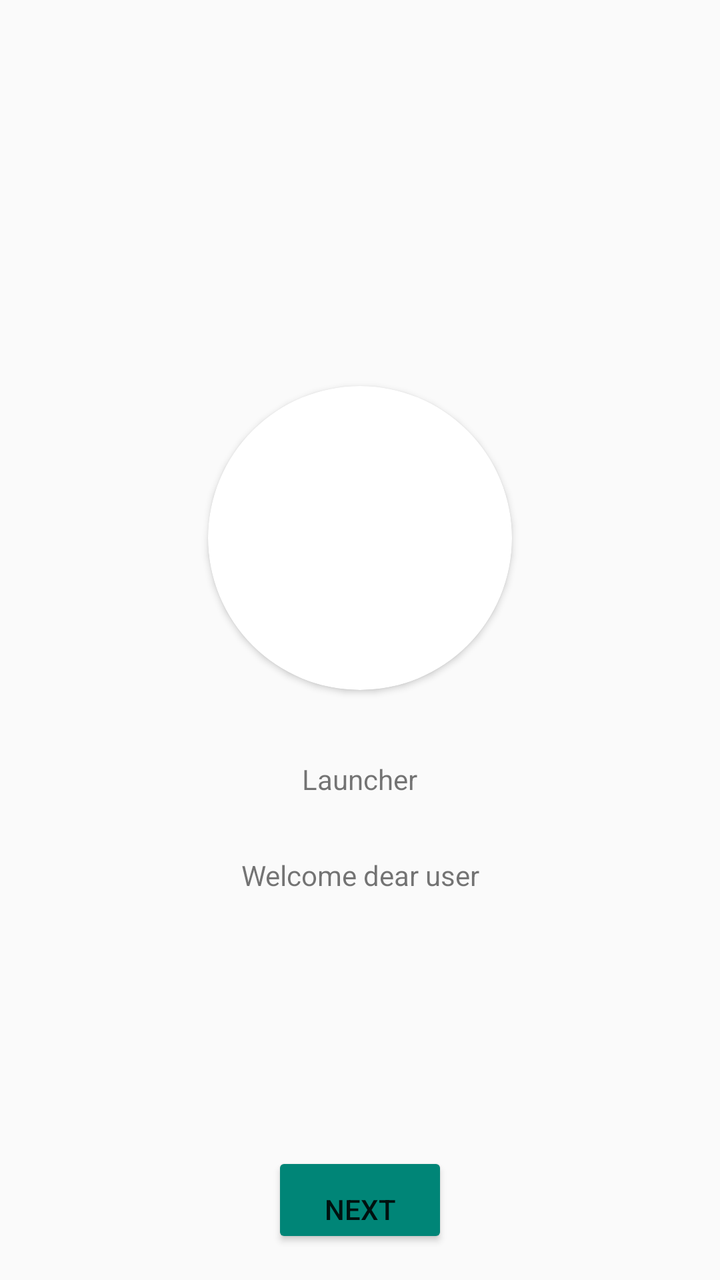
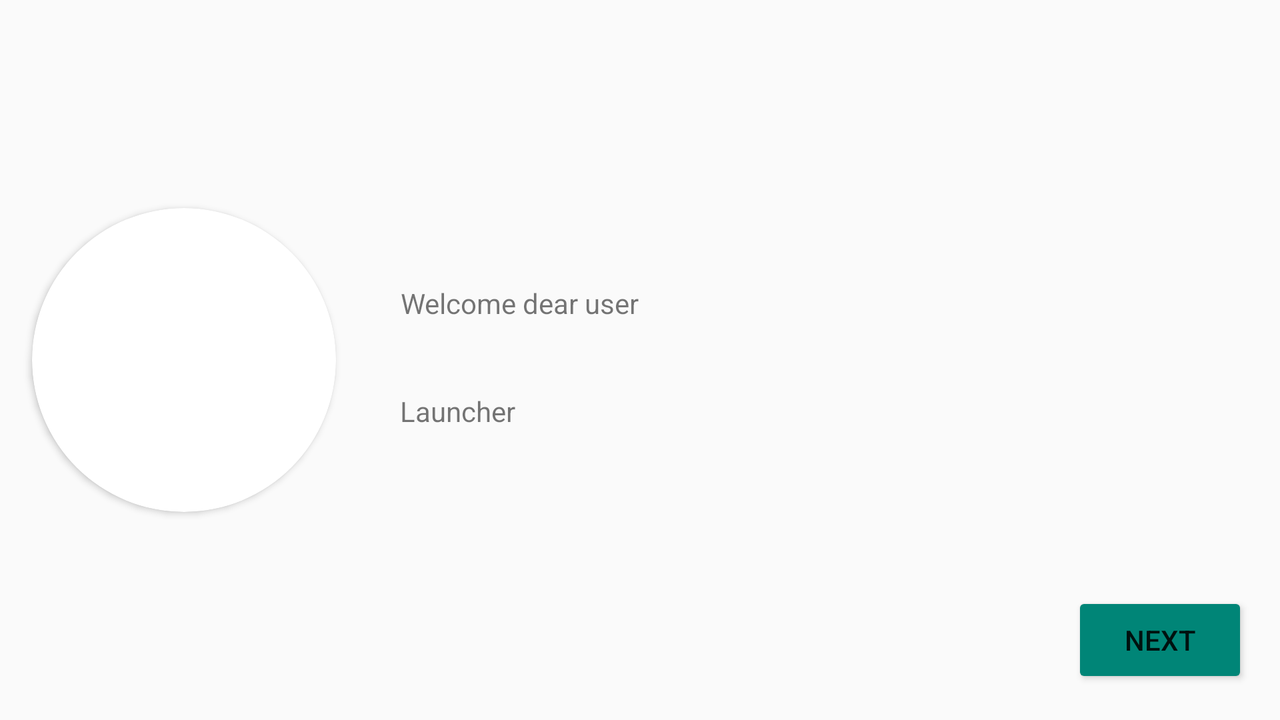

One screen, two layout resources from the same app: the default and the repository's alternative for another configuration. Each is rendered where Android would select it; the XML of both is given below.
<!-- AndroidManifest.xml: application theme AppTheme -->
<!-- res/layout/welcome_page_first.xml -->
<?xml version="1.0" encoding="utf-8"?>
<android.support.constraint.ConstraintLayout xmlns:android="http://schemas.android.com/apk/res/android"
    xmlns:app="http://schemas.android.com/apk/res-auto"
    xmlns:tools="http://schemas.android.com/tools"
    android:layout_width="match_parent"
    android:layout_height="match_parent"
    tools:context=".MainActivity">

    dependencies: compile 'com.android.support:appcompat-v7:23.1.1'
    compile 'com.android.support:design:23.1.1'
    compile 'com.android.support:cardview-v7:23.1.1'

    <FrameLayout
        android:layout_width="match_parent"
        android:layout_height="match_parent"
        tools:layout_editor_absoluteX="0dp"
        tools:layout_editor_absoluteY="303dp">

        <LinearLayout
            android:layout_width="wrap_content"
            android:layout_height="wrap_content"
            android:layout_gravity="center"
            android:gravity="center"
            android:orientation="vertical">

            <android.support.v7.widget.CardView
                android:id="@+id/cardView"
                android:layout_width="456px"
                android:layout_height="456px"
                android:layout_gravity="center"
                android:layout_marginStart="48px"
                android:layout_marginLeft="48px"
                android:layout_marginTop="48px"
                android:layout_marginEnd="48px"
                android:layout_marginRight="48px"
                android:layout_marginBottom="48px"
                android:foregroundGravity="center_vertical|center"
                app:cardCornerRadius="120dp"
                app:layout_constraintEnd_toEndOf="parent"
                app:layout_constraintStart_toStartOf="parent"
                app:layout_constraintTop_toTopOf="parent">

                <ImageView
                    android:id="@+id/imageViewIcon"
                    android:layout_width="456px"
                    android:layout_height="456px"
                    android:layout_gravity="center"
                    android:layout_margin="48px"
                    android:padding="0px"
                    android:src="@drawable/me_sea" />
            </android.support.v7.widget.CardView>

            <TextView
                android:id="@+id/textViewAppName"
                android:layout_width="wrap_content"
                android:layout_height="60px"
                android:layout_gravity="center|top"
                android:layout_marginStart="48px"
                android:layout_marginTop="18dp"
                android:layout_marginEnd="48px"
                android:layout_marginBottom="48px"
                android:gravity="bottom|center_horizontal"
                android:padding="0px"
                android:text="@string/app_name"
                app:layout_constraintEnd_toEndOf="parent"
                app:layout_constraintStart_toStartOf="parent"
                app:layout_constraintTop_toBottomOf="@+id/cardView" />

            <TextView
                android:id="@+id/textViewAppWelcome"
                android:layout_width="wrap_content"
                android:layout_height="48px"
                android:layout_gravity="bottom|center"
                android:layout_marginStart="48px"
                android:layout_marginLeft="48px"
                android:layout_marginTop="48px"
                android:layout_marginEnd="48px"
                android:layout_marginRight="48px"
                android:layout_marginBottom="48px"
                android:gravity="bottom|center_horizontal"
                android:padding="0px"
                android:text="@string/app_welcome"
                app:layout_constraintEnd_toEndOf="parent"
                app:layout_constraintStart_toStartOf="parent"
                app:layout_constraintTop_toBottomOf="@+id/textViewAppName" />

        </LinearLayout>

        <Button
            android:theme="@style/AppTheme.Button"
            android:id="@+id/button"
            android:layout_width="wrap_content"
            android:layout_height="wrap_content"
            android:layout_gravity="bottom|center"
            android:layout_marginStart="48px"
            android:layout_marginLeft="48px"
            android:layout_marginTop="48px"
            android:layout_marginEnd="48px"
            android:layout_marginRight="48px"
            android:layout_marginBottom="48px"
            android:gravity="bottom|center_horizontal"
            android:text="@string/btn_next" />
    </FrameLayout>

</android.support.constraint.ConstraintLayout>
<!-- resources referenced by this layout -->
<resources>
  <string name="app_name">Launcher</string>
  <string name="app_welcome">Welcome dear user</string>
  <string name="btn_next">Next</string>
  <style name="AppTheme.Button" parent="Base.Widget.AppCompat.Button">
          <item name="colorButtonNormal">@color/colorPrimary</item>
      </style>
  <style name="AppTheme" parent="Theme.AppCompat.Light.DarkActionBar">
          
          <item name="colorPrimary">@color/colorPrimary</item>
          <item name="colorPrimaryDark">@color/colorPrimaryDark</item>
          <item name="colorAccent">@color/colorAccent</item>
      </style>
  <color name="colorPrimary">#008577</color>
  <color name="colorPrimaryDark">#00574B</color>
  <color name="colorAccent">#D81B60</color>
</resources>
<!-- res/layout-land/welcome_page_first.xml (the repository's variant of the layout above) -->
<!-- drawn on the phone turned sideways -->
<?xml version="1.0" encoding="utf-8"?>
<android.support.constraint.ConstraintLayout xmlns:android="http://schemas.android.com/apk/res/android"
    xmlns:app="http://schemas.android.com/apk/res-auto"
    xmlns:tools="http://schemas.android.com/tools"
    android:layout_width="match_parent"
    android:layout_height="match_parent"
    tools:context=".MainActivity">

    dependencies: compile 'com.android.support:appcompat-v7:23.1.1'
    compile 'com.android.support:design:23.1.1'
    compile 'com.android.support:cardview-v7:23.1.1'

    <FrameLayout
        android:layout_width="match_parent"
        android:layout_height="match_parent"
        tools:layout_editor_absoluteX="0dp"
        tools:layout_editor_absoluteY="303dp">

        <LinearLayout
            android:layout_width="wrap_content"
            android:layout_height="wrap_content"
            android:layout_gravity="center|left"
            android:gravity="center"
            android:orientation="horizontal">

            <android.support.v7.widget.CardView
                android:id="@+id/cardView"
                android:layout_width="456px"
                android:layout_height="456px"
                android:layout_gravity="center"
                android:layout_marginStart="48px"
                android:layout_marginLeft="48px"
                android:layout_marginTop="48px"
                android:layout_marginEnd="48px"
                android:layout_marginRight="48px"
                android:layout_marginBottom="48px"
                android:foregroundGravity="center_vertical|center"
                app:cardCornerRadius="120dp"
                app:layout_constraintEnd_toEndOf="parent"
                app:layout_constraintStart_toStartOf="parent"
                app:layout_constraintTop_toTopOf="parent">

                <ImageView
                    android:id="@+id/imageViewIcon"
                    android:layout_width="456px"
                    android:layout_height="456px"
                    android:layout_gravity="center"
                    android:layout_margin="48px"
                    android:padding="0px"
                    android:src="@drawable/me_sea" />
            </android.support.v7.widget.CardView>

            <FrameLayout
                android:layout_width="match_parent"
                android:layout_height="match_parent">

                <LinearLayout
                    android:layout_width="wrap_content"
                    android:layout_height="wrap_content"
                    android:layout_gravity="center_horizontal|left|center_vertical"
                    android:orientation="vertical">

                    <TextView
                        android:id="@+id/textViewAppWelcome"
                        android:layout_width="wrap_content"
                        android:layout_height="48px"
                        android:layout_gravity="bottom|center|left"
                        android:layout_marginStart="48px"
                        android:layout_marginLeft="48px"
                        android:layout_marginTop="48px"
                        android:layout_marginEnd="48px"
                        android:layout_marginRight="48px"
                        android:layout_marginBottom="48px"
                        android:gravity="bottom|center_horizontal"
                        android:padding="0px"
                        android:text="@string/app_welcome"
                        app:layout_constraintEnd_toEndOf="parent"
                        app:layout_constraintStart_toStartOf="parent"
                        app:layout_constraintTop_toBottomOf="@+id/textViewAppName" />

                    <TextView
                        android:id="@+id/textViewAppName"
                        android:layout_width="wrap_content"
                        android:layout_height="60px"
                        android:layout_gravity="top|left"
                        android:layout_marginStart="48px"
                        android:layout_marginTop="18dp"
                        android:layout_marginEnd="48px"
                        android:layout_marginBottom="48px"
                        android:gravity="bottom|center_horizontal"
                        android:padding="0px"
                        android:text="@string/app_name"
                        app:layout_constraintEnd_toEndOf="parent"
                        app:layout_constraintStart_toStartOf="parent"
                        app:layout_constraintTop_toBottomOf="@+id/cardView" />
                </LinearLayout>
            </FrameLayout>

        </LinearLayout>

        <Button
            android:id="@+id/button"
            android:layout_width="wrap_content"
            android:layout_height="wrap_content"
            android:layout_gravity="bottom|right"
            android:layout_marginStart="48px"
            android:layout_marginLeft="48px"
            android:layout_marginTop="48px"
            android:layout_marginEnd="48px"
            android:layout_marginRight="48px"
            android:layout_marginBottom="48px"
            android:gravity="center|center_horizontal"
            android:text="@string/btn_next"
            android:theme="@style/AppTheme.Button" />
    </FrameLayout>

</android.support.constraint.ConstraintLayout>
